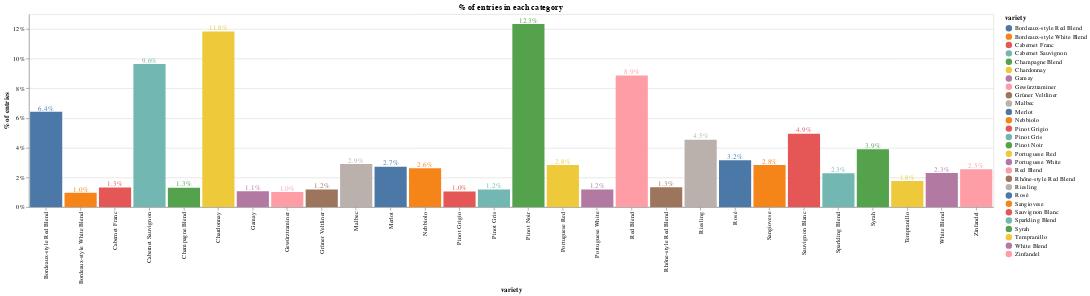

Notebook code cell kept with this figure:
### Code cell
df_1['id'] = 1
df2 = pd.DataFrame(df_1.groupby('variety').count()['id']).reset_index()

bars = alt.Chart(df2).mark_bar(size=50).encode(
    x=alt.X('variety'),
    y=alt.Y('PercentOfTotal:Q', axis=alt.Axis(format='.0%', title='% of entries')),
    color='variety'
).transform_window(
    TotalArticles='sum(id)',
    frame=[None, None]
).transform_calculate(
    PercentOfTotal="datum.id / datum.TotalArticles"
)

text = bars.mark_text(
    align='center',
    baseline='bottom',
    #dx=5  # Nudges text to right so it doesn't appear on top of the bar
).encode(
    text=alt.Text('PercentOfTotal:Q', format='.1%')
)

(bars + text).interactive().properties(
    height=300, 
    width=1500,
    title = "% of entries in each category",
)

### Figure 1 — Vega-Lite specification as saved in the notebook (floating-point values rounded to 4 significant figures)
{"config": {"view": {"continuousWidth": 400, "continuousHeight": 300}}, "layer": [{"mark": {"type": "bar", "size": 50}, "encoding": {"color": {"type": "nominal", "field": "variety"}, "x": {"type": "nominal", "field": "variety"}, "y": {"type": "quantitative", "axis": {"format": ".0%", "title": "% of entries"}, "field": "PercentOfTotal"}}, "selection": {"selector007": {"type": "interval", "bind": "scales", "encodings": ["x", "y"]}}, "transform": [{"window": [{"op": "sum", "field": "id", "as": "TotalArticles"}], "frame": [null, null]}, {"calculate": "datum.id / datum.TotalArticles", "as": "PercentOfTotal"}]}, {"mark": {"type": "text", "align": "center", "baseline": "bottom"}, "encoding": {"color": {"type": "nominal", "field": "variety"}, "text": {"type": "quantitative", "field": "PercentOfTotal", "format": ".1%"}, "x": {"type": "nominal", "field": "variety"}, "y": {"type": "quantitative", "axis": {"format": ".0%", "title": "% of entries"}, "field": "PercentOfTotal"}}, "transform": [{"window": [{"op": "sum", "field": "id", "as": "TotalArticles"}], "frame": [null, null]}, {"calculate": "datum.id / datum.TotalArticles", "as": "PercentOfTotal"}]}], "data": {"name": "data-f12d6ec984eaafbf4428eeb61c8c3581"}, "height": 300, "title": "% of entries in each category", "width": 1500, "$schema": "https://vega.github.io/schema/vega-lite/v4.8.1.json", "datasets": {"data-f12d6ec984eaafbf4428eeb61c8c3581": [{"variety": "Bordeaux-style Red Blend", "id": 321}, {"variety": "Bordeaux-style White Blend", "id": 48}, {"variety": "Cabernet Franc", "id": 66}, {"variety": "Cabernet Sauvignon", "id": 482}, {"variety": "Champagne Blend", "id": 65}, {"variety": "Chardonnay", "id": 592}, {"variety": "Gamay", "id": 53}, {"variety": "Gewürztraminer", "id": 51}, {"variety": "Grüner Veltliner", "id": 59}, {"variety": "Malbec", "id": 145}, {"variety": "Merlot", "id": 136}, {"variety": "Nebbiolo", "id": 131}, {"variety": "Pinot Grigio", "id": 52}, {"variety": "Pinot Gris", "id": 59}, {"variety": "Pinot Noir", "id": 617}, {"variety": "Portuguese Red", "id": 142}, {"variety": "Portuguese White", "id": 59}, {"variety": "Red Blend", "id": 443}, {"variety": "Rhône-style Red Blend", "id": 67}, {"variety": "Riesling", "id": 227}, {"variety": "Rosé", "id": 158}, {"variety": "Sangiovese", "id": 142}, {"variety": "Sauvignon Blanc", "id": 247}, {"variety": "Sparkling Blend", "id": 114}, {"variety": "Syrah", "id": 195}, {"variety": "Tempranillo", "id": 88}, {"variety": "White Blend", "id": 115}, {"variety": "Zinfandel", "id": 127}]}}
